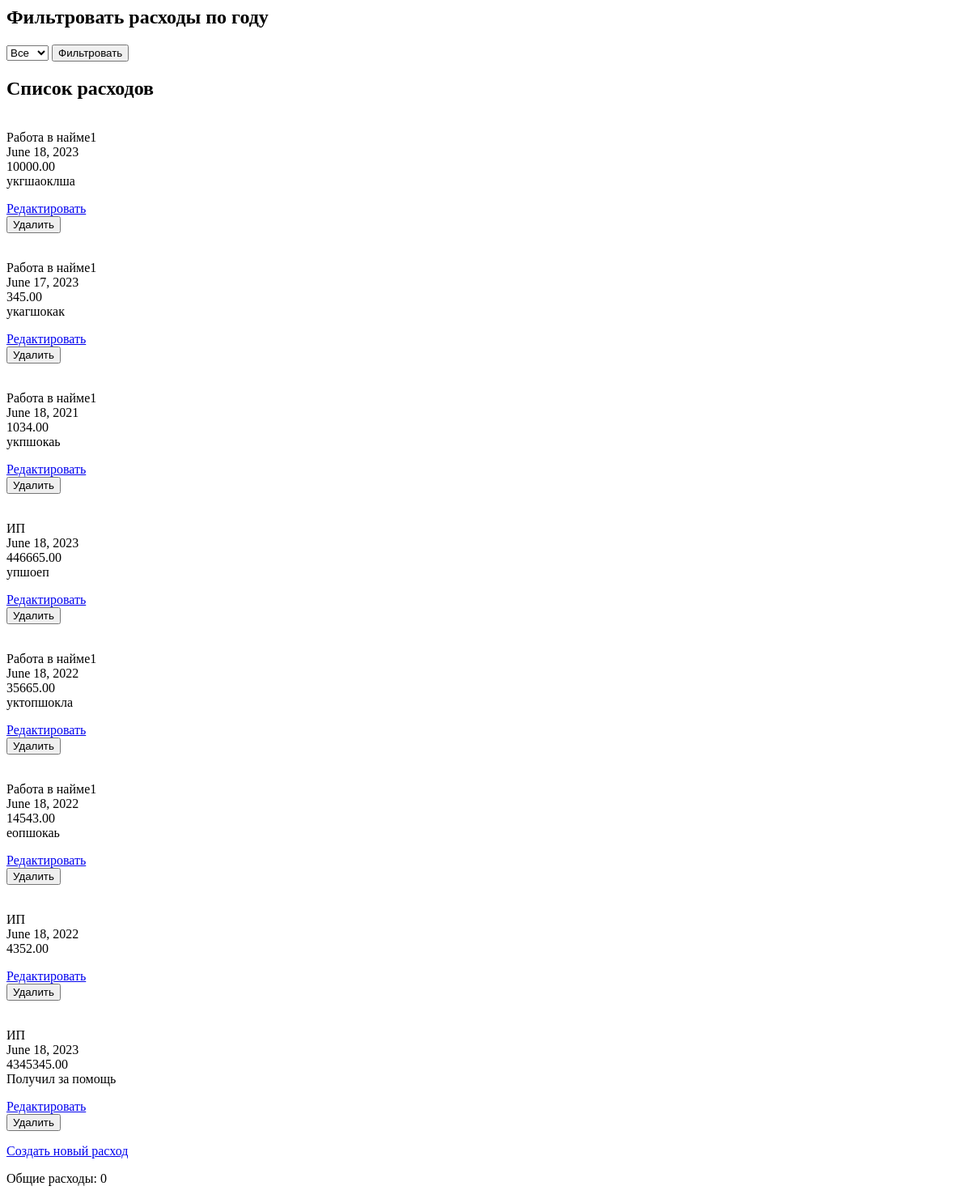
Page /expenses/ on the earlier database version.
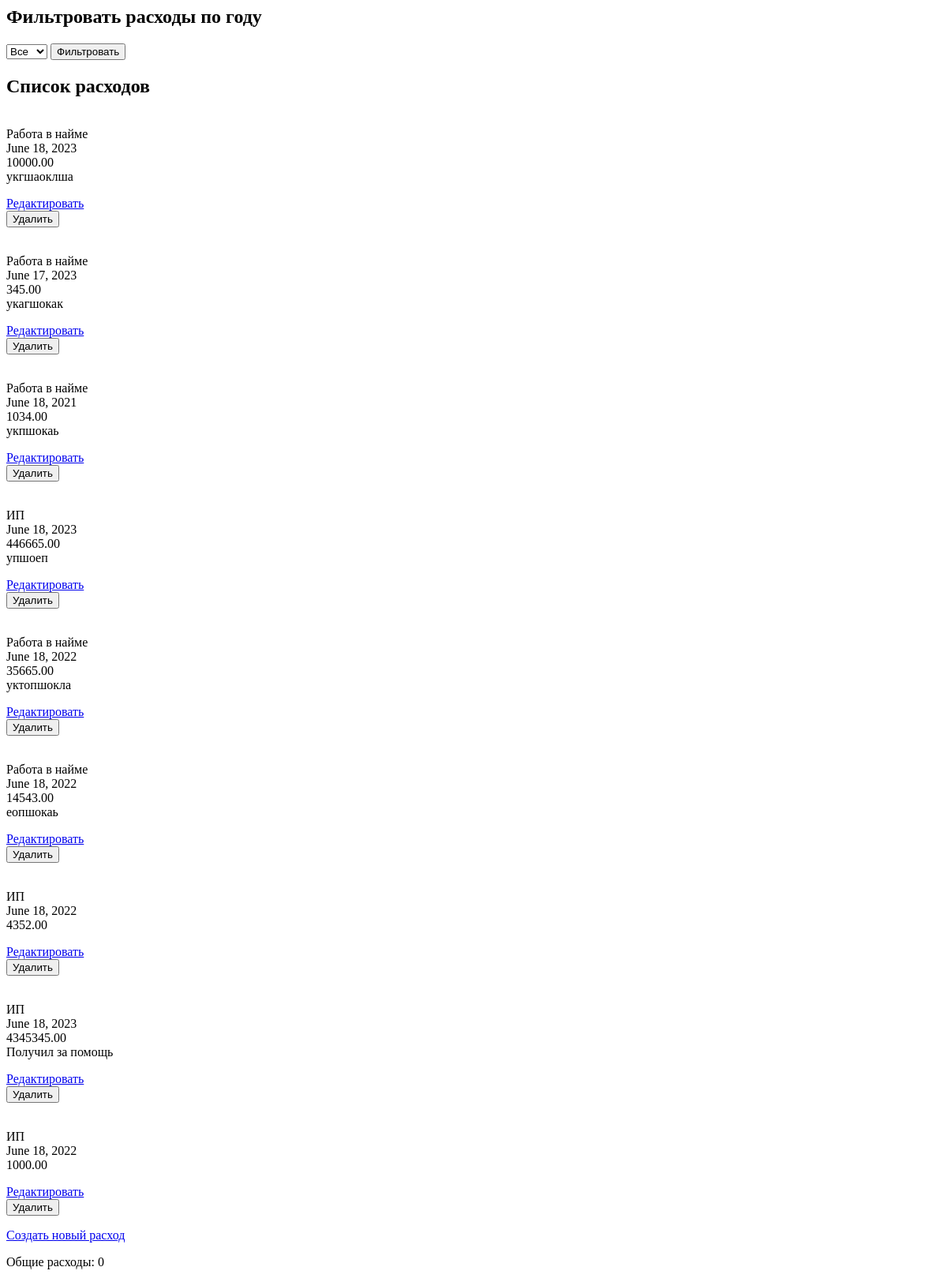
Same page on the later database version.
### expenses/models.py (models this page shows, shortened)
class Expense(models.Model):
    expense_id = models.AutoField(primary_key=True)
    user = models.ForeignKey(User, on_delete=models.CASCADE)
    expense_name = models.CharField(max_length=255)
    category = models.ForeignKey(ExpenseCategory, on_delete=models.CASCADE, blank=True, null=True)
    date = models.DateField()
    amount = models.DecimalField(max_digits=10, decimal_places=2)
    description = models.TextField(blank=True)

### categories/models.py (models this page shows, shortened)
class ExpenseCategory(models.Model):
    category_id = models.AutoField(primary_key=True)
    name = models.CharField(max_length=100)
    description = models.TextField()

### expenses/views.py (the view)
# urls.py: path('', expense_list, name='expense_list'),
def expense_list(request):
    selected_year = request.GET.get('year')
    year = datetime.date.today().year
    month = 6  # Замените на нужный вам месяц
    if selected_year:
        expenses = Expense.objects.filter(date__year=selected_year)
        total_expenses_sum = calculate_total_expenses(selected_year, month)
    else:
        expenses = Expense.objects.all()
        total_expenses_sum = calculate_total_expenses(year, month)
    expense_years = Expense.objects.values('date__year').distinct().order_by('-date__year')
    context = {
        'expenses': expenses,
        'total_expenses_sum': total_expenses_sum,
        'selected_year': selected_year,
        'expense_years': expense_years,
    }
    return render(request, 'expenses/expense_list.html', context)

### expenses/views.py (called while the page is built)
def calculate_total_expenses(year, month):
    expenses = Expense.objects.filter(date__year=year, date__month=month)
    total_expenses = expenses.aggregate(Sum('amount'))['amount__sum'] or Decimal('0')
    return total_expenses

### expenses/templates/expenses/expense_list.html (shortened to what this page needs)
<h2>Фильтровать расходы по году</h2>
<form method="GET">
  <select name="year">
    <option value="">Все</option>
  </select>
  <button type="submit">Фильтровать</button>
</form>
<h2>Список расходов</h2>
{% for expense in expenses %}
  <p>{{ expense.expense_name }} <br>{{ expense.category.name }} <br> {{ expense.date }} <br> {{ expense.amount }} <br> {{ expense.description }}</p>
  <a href="{% url 'expense_edit' expense.expense_id %}">Редактировать</a>
  <form method="POST" action="{% url 'expense_delete' expense.expense_id %}">
    <button type="submit">Удалить</button>
  </form>
{% empty %}
  <p>Нет доступных расходов.</p>
{% endfor %}
<a href="{% url 'expense_create' %}">Создать новый расход</a>
<p>Общие расходы: {{ total_expenses_sum }}</p>

Differences in the rows shown:
changed through a linked row, Expense "укгшаоклша": category.name "Работа в найме1" → "Работа в найме"
changed through a linked row, Expense "June 17, 2023": category.name "Работа в найме1" → "Работа в найме"
changed through a linked row, Expense "June 18, 2021": category.name "Работа в найме1" → "Работа в найме"
changed through a linked row, Expense "уктопшокла": category.name "Работа в найме1" → "Работа в найме"
changed through a linked row, Expense "еопшокаь": category.name "Работа в найме1" → "Работа в найме"
added Expense: category.name "ИП", date "June 18, 2022", amount "1000.00"
